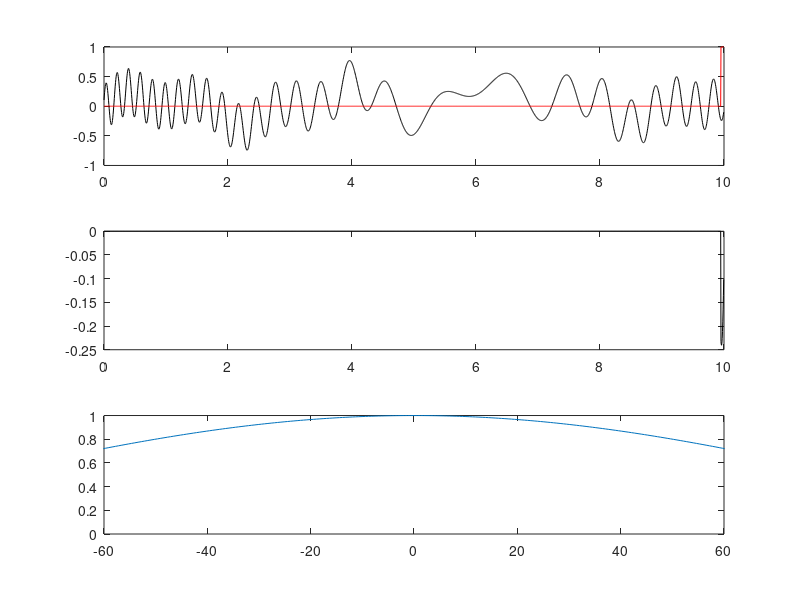
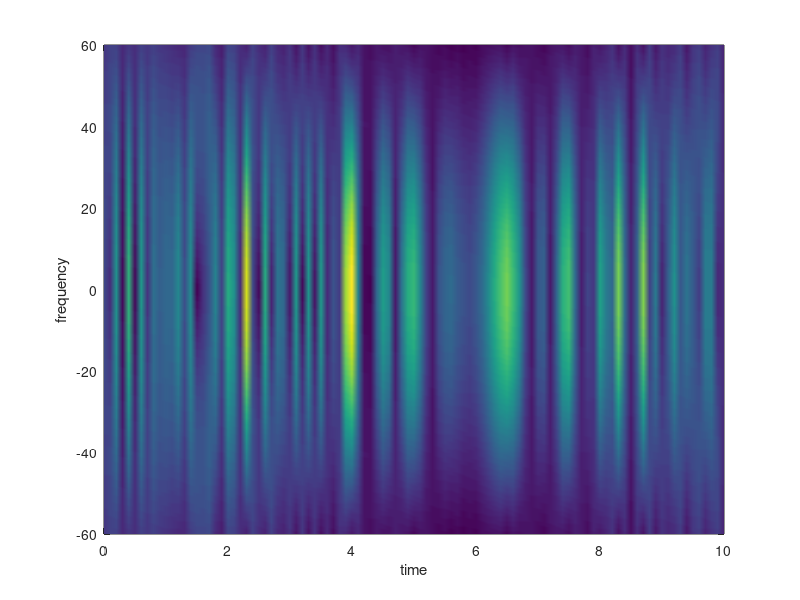

Reproduce these figures in MATLAB, in order.
clear all; close all; clc;

L=10; 
N=2048;
t2 = linspace(0,L,N+1); t=t2(1:N);
k=((2*pi)/L)*[0:N/2-1 -N/2:-1]; ks=ifftshift(k);

S = (2*sin(2*t)+0.5*tanh(0.5*(t-3))+0.28*exp(-(t-4).^2)...
    +1.5*sin(5*t)+4*cos(3*(t-6).^2))/10;
St = fft(S);
width = 0.1;
slide = 0:0.1:L;
spectrogram = [];
for j=1:length(slide)
%     f=exp(-width*(t-slide(j)).^2);
    f=(t<slide(j)+width/2)&(t>slide(j)-width/2);
    Sf=f.*S;
    Sft = fft(Sf);
    
    subplot(3,1,1) , plot(t,S,'k',t,f,'r')
    subplot(3,1,2) , plot(t,Sf,'k')
    subplot(3,1,3) , plot(ks,abs(fftshift(Sft))/max(abs(fftshift(Sft))));
    axis([-60 60 0 1])
    drawnow
    pause(0.1)
    spectrogram = [spectrogram;abs(fftshift(Sft))];
end
figure
pcolor(slide,ks,spectrogram.'); shading interp
set(gca, 'Ylim' , [-60,60]);%, 'Footsize',[14])

xlabel('time')
ylabel('frequency')